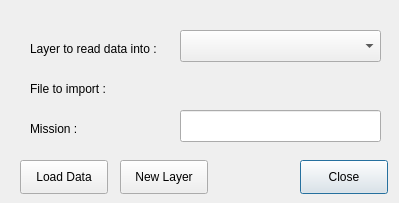
<?xml version="1.0" encoding="UTF-8"?>
<ui version="4.0">
 <class>DataLoaderDialogBase</class>
 <widget class="QDialog" name="DataLoaderDialogBase">
  <property name="geometry">
   <rect>
    <x>0</x>
    <y>0</y>
    <width>399</width>
    <height>203</height>
   </rect>
  </property>
  <property name="windowTitle">
   <string>Spectral data loader</string>
  </property>
  <widget class="QPushButton" name="pbClose">
   <property name="geometry">
    <rect>
     <x>300</x>
     <y>160</y>
     <width>88</width>
     <height>34</height>
    </rect>
   </property>
   <property name="text">
    <string>Close</string>
   </property>
  </widget>
  <widget class="QPushButton" name="pbNewLayer">
   <property name="geometry">
    <rect>
     <x>120</x>
     <y>160</y>
     <width>88</width>
     <height>34</height>
    </rect>
   </property>
   <property name="text">
    <string>New Layer</string>
   </property>
  </widget>
  <widget class="QPushButton" name="pbLoadData">
   <property name="geometry">
    <rect>
     <x>20</x>
     <y>160</y>
     <width>88</width>
     <height>34</height>
    </rect>
   </property>
   <property name="text">
    <string>Load Data</string>
   </property>
  </widget>
  <widget class="QgsMapLayerComboBox" name="cbMapLayer">
   <property name="geometry">
    <rect>
     <x>180</x>
     <y>30</y>
     <width>201</width>
     <height>32</height>
    </rect>
   </property>
  </widget>
  <widget class="QLabel" name="label">
   <property name="geometry">
    <rect>
     <x>30</x>
     <y>40</y>
     <width>151</width>
     <height>18</height>
    </rect>
   </property>
   <property name="text">
    <string>Layer to read data into :</string>
   </property>
  </widget>
  <widget class="QgsFileWidget" name="FileWidget">
   <property name="geometry">
    <rect>
     <x>180</x>
     <y>70</y>
     <width>201</width>
     <height>34</height>
    </rect>
   </property>
  </widget>
  <widget class="QLabel" name="label_2">
   <property name="geometry">
    <rect>
     <x>30</x>
     <y>80</y>
     <width>151</width>
     <height>18</height>
    </rect>
   </property>
   <property name="text">
    <string>File to import :</string>
   </property>
  </widget>
  <widget class="QLabel" name="label_3">
   <property name="geometry">
    <rect>
     <x>30</x>
     <y>120</y>
     <width>151</width>
     <height>18</height>
    </rect>
   </property>
   <property name="text">
    <string>Mission :</string>
   </property>
  </widget>
  <widget class="QLineEdit" name="leMission">
   <property name="geometry">
    <rect>
     <x>180</x>
     <y>110</y>
     <width>201</width>
     <height>32</height>
    </rect>
   </property>
  </widget>
 </widget>
 <customwidgets>
  <customwidget>
   <class>QgsFileWidget</class>
   <extends>QWidget</extends>
   <header>qgsfilewidget.h</header>
  </customwidget>
  <customwidget>
   <class>QgsMapLayerComboBox</class>
   <extends>QComboBox</extends>
   <header>qgsmaplayercombobox.h</header>
  </customwidget>
 </customwidgets>
 <resources/>
 <connections/>
</ui>
